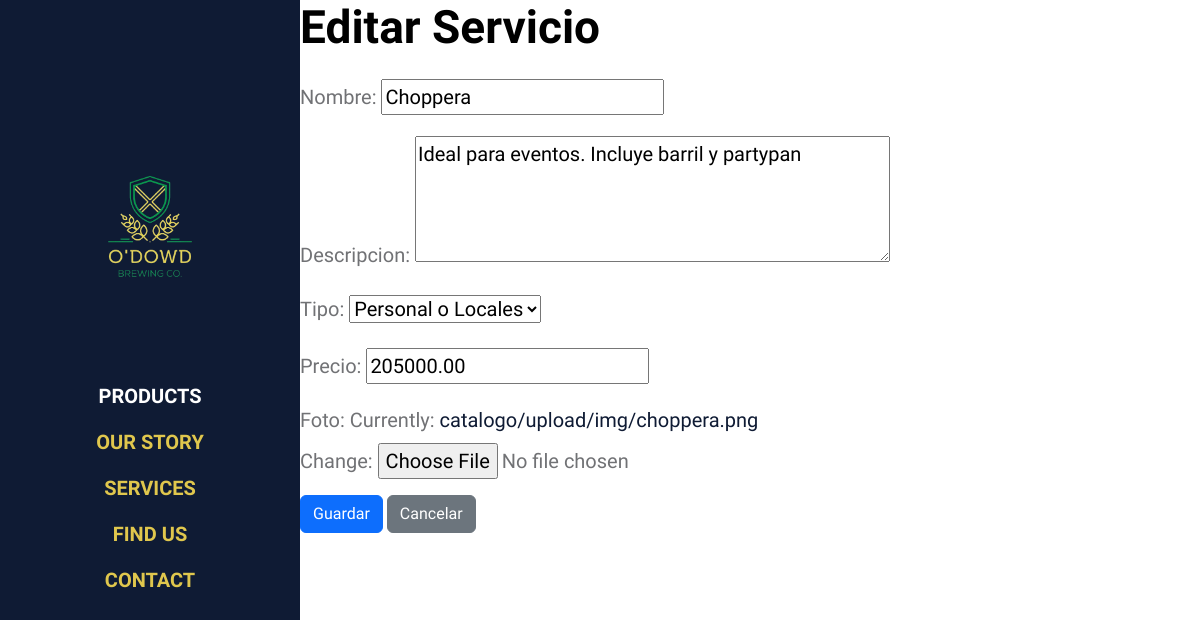
The page /catalogo/NuestrosServicios/1/editar/ on the database its author committed.
### Catalogo/models.py (models this page shows, shortened)
class Servicio(models.Model):
    nombre = models.CharField(max_length=50)
    descripcion = models.TextField()
    tipo = models.ForeignKey(TipoServicio, on_delete=models.SET_NULL, null=True)
    precio = models.DecimalField(max_digits=10, decimal_places=2)
    foto = models.ImageField(upload_to='catalogo/upload/img/', null=True)

class TipoServicio(models.Model):  # Ej: chopera, barriles para bares
    nombre = models.CharField(max_length=30)
    def __str__(self):
        return self.nombre

### Catalogo/views.py (the view)
# urls.py: path('NuestrosServicios/<int:pk>/editar/', views.ServicioUpdateView.as_view(), name='servicio_editar'),
class ServicioUpdateView(generic.UpdateView):
    model = Servicio
    form_class = ServicioForm
    template_name = 'servicio_form.html'
    success_url = reverse_lazy('servicioEstatico_list')

### Catalogo/forms.py
class ServicioForm(forms.ModelForm):
    class Meta:
        model = Servicio
        fields = ['nombre', 'descripcion', 'tipo', 'precio', 'foto']
        widgets = {
            'descripcion': forms.Textarea(attrs={'rows': 4}),
        }

### Catalogo/templates/servicio_form.html (shortened to what this page needs)
{% extends 'base.html' %}
{% load static %}
{% block content %}
<h2>{% if object %}Editar{% else %}Nuevo{% endif %} Servicio</h2>
<form method="post" enctype="multipart/form-data" class="mt-4">
  {{ form.as_p }}
  <button type="submit" class="btn btn-primary">
    Guardar
  </button>
  <a href="{% url 'servicioEstatico_list' %}" class="btn btn-secondary">
    Cancelar
  </a>
</form>
{% endblock %}

### Catalogo/static/css/odowStyle.css (style rules this page uses)
:root { --white-color: #ffffff; --primary-color: #0F1B34; --secondary-color: #c12828; --section-bg-color: #f0f8ff; --custom-btn-bg-color: #c12828; --custom-btn-bg-hover-color: #FDBB2D; --dark-color: #000000; --p-color: #717275; --border-color: #7fffd4; --link-hover-color: #B22727; --body-font-family: 'Unbounded', cursive; --h1-font-size: 74px; --h2-font-size: 46px; --h3-font-size: 32px; --h4-font-size: 28px; --h5-font-size: 24px; --h6-font-size: 22px; --p-font-size: 20px; --btn-font-size: 16px; --copyright-font-size: 14px; --border-radius-large: 100px; --border-radius-medium: 20px; --border-radius-small: 10px; --font-weight-thin: 200; --font-weight-light: 300; --font-weight-normal: 400; --font-weight-bold: 700; }
body { background-color: var(--white-color); font-family: var(--body-font-family); }
h2, h3, h4, h5, h6 { color: var(--dark-color); }
h1, h2, h3, h4, h5, h6 { font-weight: var(--font-weight-bold); }
h2 { font-size: var(--h2-font-size); }
p { color: var(--p-color); font-size: var(--p-font-size); font-weight: var(--font-weight-light); }
a, button { touch-action: manipulation; transition: all 0.3s; }
a { display: inline-block; color: var(--primary-color); text-decoration: none; }

### rows shown on the page
Servicio: nombre "Choppera", descripcion "Ideal para eventos. Incluye barril y partypan", tipo "Personal o Locales", precio "205000.00"
